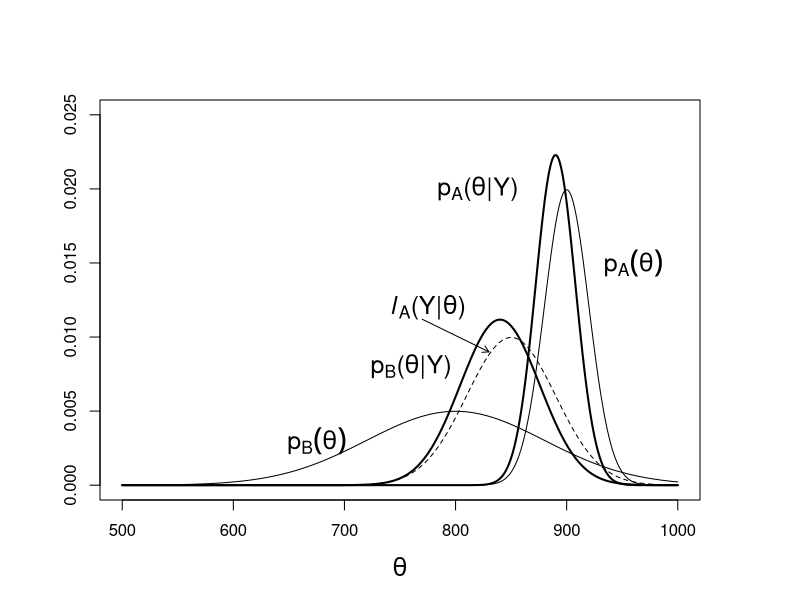
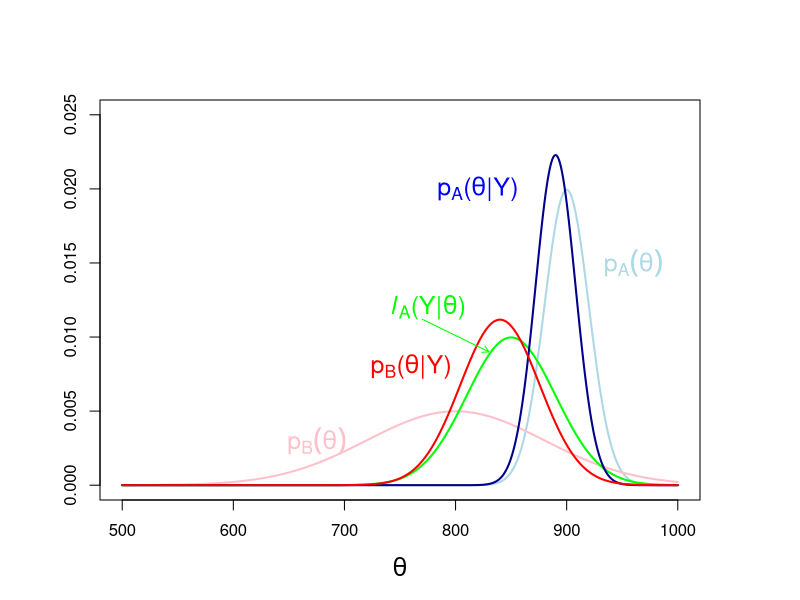

Generate these figures, in order, with R:
# Fig. 14.1
priorA <- dnorm(seq(500, 1000), 900, 20)
priorB <- dnorm(seq(500, 1000), 800, 80)
par(mai = c(1,1,1,1))
plot(seq(500, 1000), priorA, type = "l",
   ylim = c(0, 0.025), xlab = expression(theta),
   ylab = "", cex.lab = 1.5) # Fig. 14.1
lines(seq(500, 1000), priorB)
likeY <- dnorm(seq(500, 1000), 850, 40)
lines(seq(500, 1000), likeY, lty = 2)
postA <- dnorm(seq(500, 1000), 890, 17.9)
postB <- dnorm(seq(500, 1000), 840, 35.7)
lines(seq(500, 1000), postA, lwd = 2)
lines(seq(500, 1000), postB, lwd = 2)
text(960, 0.015, expression(p[A](theta)), cex = 1.5)
text(820, 0.02, expression(p[A]*"("*theta*"|Y)"), cex = 1.5)
text(775, 0.012, expression(italic(l)[A]*"("*Y*"|"*theta*")"),
  cex = 1.5)
arrows(770, 0.0112, 830, 0.009, length = 0.07)
text(675, 0.003, expression(p[B](theta)), cex = 1.5)
text(760, 0.008, expression(p[B]*"("*theta*"|"*Y*")"), cex = 1.5)
   
# Color version
plot(seq(500, 1000), priorA, type = "l", lwd = 2, col = "light blue",
   ylim = c(0, 0.025), xlab = expression(theta),
   ylab = "", cex.lab = 1.5) 
lines(seq(500, 1000), priorB, lwd = 2, col = "pink")
lines(seq(500, 1000), likeY, lwd = 2, col = "green")
lines(seq(500, 1000), postA, lwd = 2, col = "dark blue")
lines(seq(500, 1000), postB, lwd = 2, col = "red")
text(960, 0.015, expression(p[A](theta)), cex = 1.5, col = "light blue")
text(820, 0.02, expression(p[A]*"("*theta*"|Y)"), cex = 1.5, col = "blue")
text(775, 0.012, expression(italic(l)[A]*"("*Y*"|"*theta*")"),
  cex = 1.5, col = "green")
arrows(770, 0.0112, 830, 0.009, length = 0.07, col = "green")
text(675, 0.003, expression(p[B](theta)), cex = 1.5, col = "pink")
text(760, 0.008, expression(p[B]*"("*theta*"|"*Y*")"), cex = 1.5, col = "red")


